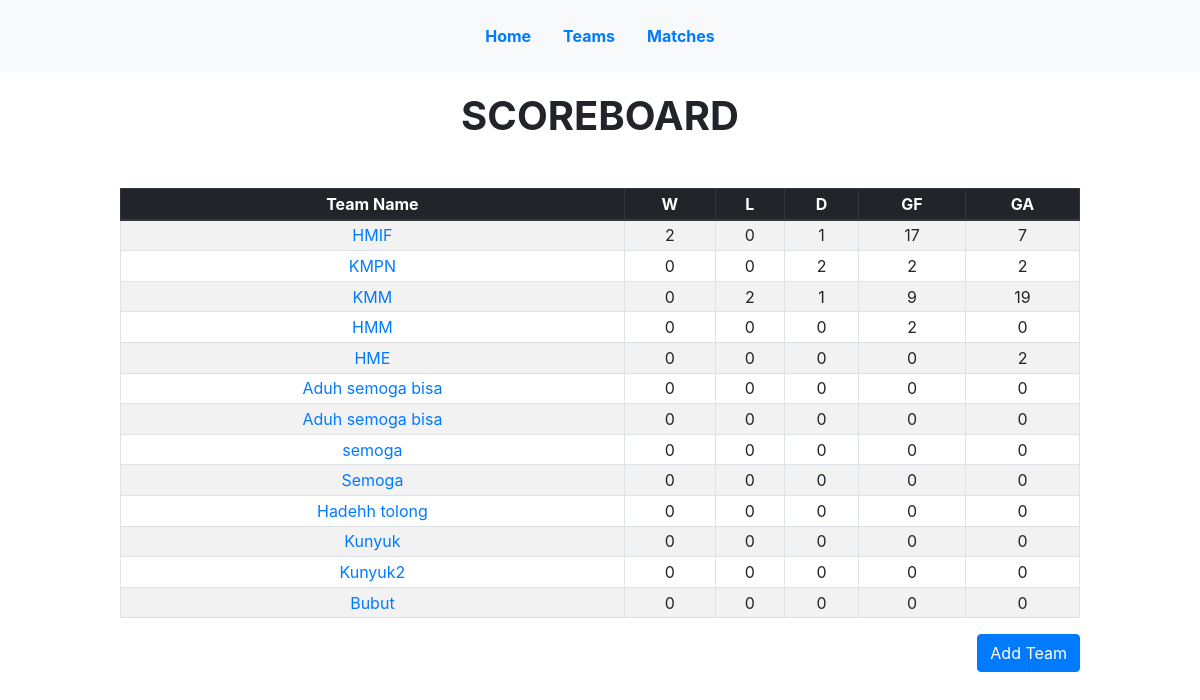
Screenshot of /teams/ with the database file from the repository.
### stats/models.py (models this page shows, shortened)
class Team(models.Model):
    class Meta:
        ordering = ['-win','-draw','-lose','-goal_for','-goal_against']
    name = models.CharField(max_length=100)
    logo = models.ImageField(null=True, blank=True)
    points = models.IntegerField(default=0)
    goal_for = models.IntegerField(default=0)
    goal_against = models.IntegerField(default=0)
    win = models.IntegerField(default=0)
    lose = models.IntegerField(default=0)
    draw = models.IntegerField(default=0)

### stats/views.py (the view)
# urls.py: path('teams/',views.TeamListView.as_view(),name='team_list'),
class TeamListView(FormListView):
    form_class = TeamForm
    model = Team
    context_object_name = 'team_list'
    template_name = 'team_list.html'

### stats/views.py (called while the page is built)
    def get(self, request, *args, **kwargs):
        form_class = self.get_form_class()
        self.form = self.get_form(form_class)
        self.object_list = self.get_queryset()
        allow_empty = self.get_allow_empty()
        if not allow_empty and len(self.object_list) == 0:
            raise Http404(_(u"Empty list and '%(class_name)s.allow_empty' is False.")
                          % {'class_name': self.__class__.__name__})
        context = self.get_context_data(object_list=self.object_list, form=self.form)
        return self.render_to_response(context)

### templates/team_list.html (shortened to what this page needs)
{% extends 'base.html' %}
{% block content %}
<div class="team_list">
<h1 class="text-center mb-5 font-weight-bold">SCOREBOARD</h1>
  <div class="table-responsive">
	  <table class="scoreboard table table-striped table-bordered table-sm">
	    <thead class="thead-dark">
	      <tr>
	        <th>Team Name</th>
	        <th>W</th>
	        <th>L</th>
	        <th>D</th>
	        <th>GF</th>
	        <th>GA</th>
	      </tr>
	    </thead>
	    <tbody>
	      {% for team in team_list %}
	      <tr>
	      <td><a href="{% url 'team_detail' team.pk %}">{{team.name}}</a></td>
	        <td>{{team.win}}</td>
	        <td>{{team.lose}}</td>
	        <td>{{team.draw}}</td>
	        <td>{{team.goal_for}}</td>
	        <td>{{team.goal_against}}</td>
	      </tr>
	      {% endfor %}
	    </tbody>
	  </table>
  </div>
<button class="btn btn-primary float-right" id="add_team">Add Team</button>
</div>
{% endblock content %}

### static/base.css (style rules this page uses)
.scoreboard { width:100%; text-align: center; }
.team_list { width:80%; margin:0 auto; }

### rows the page displays
Team: name "HMIF", win "2", lose "0", draw "1", goal_for "17", goal_against "7"
Team: name "KMPN", win "0", lose "0", draw "2", goal_for "2", goal_against "2"
Team: name "KMM", win "0", lose "2", draw "1", goal_for "9", goal_against "19"
Team: name "HMM", win "0", lose "0", draw "0", goal_for "2", goal_against "0"
Team: name "HME", win "0", lose "0", draw "0", goal_for "0", goal_against "2"
Team: name "Aduh semoga bisa", win "0", lose "0", draw "0", goal_for "0", goal_against "0"
Team: name "Aduh semoga bisa", win "0", lose "0", draw "0", goal_for "0", goal_against "0"
Team: name "semoga", win "0", lose "0", draw "0", goal_for "0", goal_against "0"
Team: name "Semoga", win "0", lose "0", draw "0", goal_for "0", goal_against "0"
Team: name "Hadehh tolong", win "0", lose "0", draw "0", goal_for "0", goal_against "0"
Team: name "Kunyuk", win "0", lose "0", draw "0", goal_for "0", goal_against "0"
Team: name "Kunyuk2", win "0", lose "0", draw "0", goal_for "0", goal_against "0"
Team: name "Bubut", win "0", lose "0", draw "0", goal_for "0", goal_against "0"
